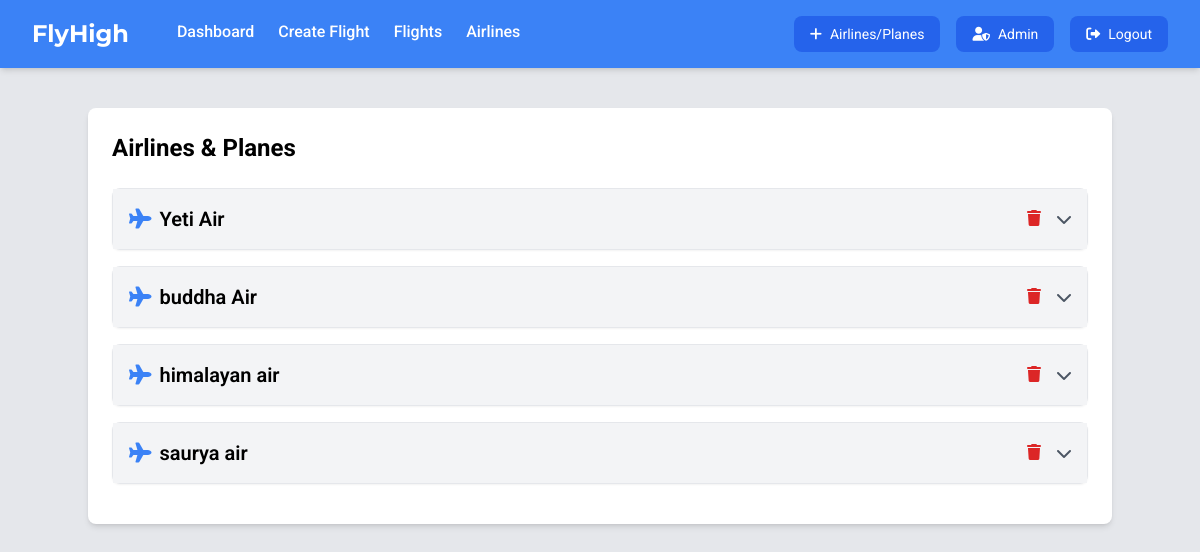
The app's page /admin/listairline.php with its own data.
### tables this page shows
CREATE TABLE `airlines` (
  `airline_id` int(11) NOT NULL,
  `airline_name` varchar(100) NOT NULL,
  `added_by` int(11) NOT NULL
);

### admin/listairline.php (the view, shortened to what this page needs)
<?php
require_once '../db.php';
$sql = "SELECT * FROM airlines";
$airlines = $conn->query($sql);
?>
<!DOCTYPE html>
<html lang="en">
<head>
    <link rel="stylesheet" href="https://cdnjs.cloudflare.com/ajax/libs/font-awesome/6.0.0-beta3/css/all.min.css" />
    <script src="https://cdn.tailwindcss.com"></script>
</head>
<body class="bg-gray-200 flex flex-col min-h-screen">
    <div class="navbar bg-blue-500 text-white p-4 md:px-8 flex justify-between items-center flex-wrap gap-4 shadow-md">
        <div class="navbar-brand text-xl md:text-2xl font-bold">FlyHigh</div>
        <div class="navbar-menu flex gap-4 md:gap-6 flex-grow justify-start ml-0 md:ml-8 flex-wrap">
            <a href="dashboard.php" class="text-white hover:text-white font-medium text-base ">Dashboard</a>
            <a href="add_flight.php" class="text-white hover:text-white font-medium text-base ">Create Flight</a>
            <a href="flights.php" class="text-white hover:text-white font-medium text-base ">Flights</a>
            <a href="#" class="text-white hover:text-white font-medium text-base ">Airlines</a>
        </div>
        <div class="navbar-actions flex gap-4 items-center flex-wrap">
            <a href="add_airlines.php" class="bg-blue-600 hover:bg-blue-700 text-white py-2 px-4 rounded-lg text-sm flex items-center gap-2 whitespace-nowrap">
                <i class="fas fa-plus text-sm"></i> Airlines/Planes
            </a>
            <a href="#" class="bg-blue-600 hover:bg-blue-700 text-white py-2 px-4 rounded-lg text-sm flex items-center gap-2 whitespace-nowrap">
                <i class="fas fa-user-shield text-sm"></i> Admin
            </a>
            <a href="logout.php" class="bg-blue-600 hover:bg-blue-700 text-white py-2 px-4 rounded-lg text-sm flex items-center gap-2 whitespace-nowrap">
                <i class="fas fa-sign-out-alt text-sm"></i> Logout
            </a>
        </div>
    </div>
    <div class="container mx-auto mt-10 p-6 bg-white rounded-lg shadow-md w-full max-w-5xl">
        <h1 class="text-2xl font-bold mb-6">Airlines & Planes</h1>
        <?php if ($airlines->num_rows > 0): ?>
            <?php while ($airline = $airlines->fetch_assoc()): ?>
                <div class="mb-4 border rounded-lg shadow-sm">
                    <div class="flex justify-between items-center bg-gray-100 p-4 cursor-pointer airline-header"
                         onclick="togglePlanes(<?= $airline['airline_id'] ?>)">
                        <h2 class="text-xl font-semibold flex items-center gap-2">
                            <i class="fas fa-plane text-blue-500"></i> <?= htmlspecialchars($airline['airline_name']) ?>
                        </h2>
                        <div class="flex items-center gap-4">
                            <a href="?delete_airline=<?= $airline['airline_id'] ?>"
                               onclick="return confirm('Are you sure you want to delete this airline and its planes?');"
                               class="text-red-600 hover:text-red-800 font-medium">
                                <i class="fas fa-trash"></i>
                            </a>
                            <i id="icon-<?= $airline['airline_id'] ?>" class="fas fa-chevron-down text-gray-600"></i>
                        </div>
                    </div>
                </div>
            <?php endwhile; ?>
        <?php else: ?>
            <p class="text-gray-600">No airlines found.</p>
        <?php endif; ?>
    </div>
</body>
</html>

### admin/listairline.php (style rules this page uses)
body { font-family: 'Roboto', sans-serif; }
.navbar-brand { font-family: 'Montserrat', sans-serif; }
.navbar-menu a { position: relative; padding-bottom: 5px; }
.navbar-menu a::after { content: ''; position: absolute; width: 0; height: 2px; background-color: white; bottom: 0; left: 0; transition: width 0.3s ease; }

### records on screen
airlines: airline_name "Yeti Air"
airlines: airline_name "buddha Air"
airlines: airline_name "himalayan air"
airlines: airline_name "saurya air"
